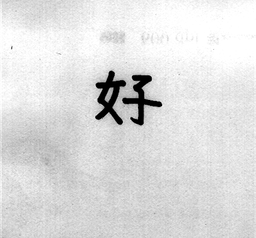
#> input picture EE6222/assignment1/option1/code/img6.bmp, 256 x 238 px, shrunk from 469 x 436 before the run
$ python assignment1.py
#> lines starting #> are read from the running program, lines starting #| are printed output that depends on the picture; after the words box and inside, x2 and y2 are one past the last pixel; in counts of white or black regions, pixels touching at a corner belong together
import cv2
import numpy
import numpy as np
from skimage import morphology
import copy


#
# 2-step thining process
#
# define the neighbour of a pixel
#   P9 P2 P3
#   P8 P1 P4
#   P7 P6 P5
def find_neighbours(x, y, image):
    """
    Return 8-neighbours of point p1 of picture, in order
    """

    return [image[x - 1][y], image[x - 1][y + 1], image[x][y + 1], image[x + 1][y + 1],  # P2,P3,P4,P5
            image[x + 1][y], image[x + 1][y - 1], image[x][y - 1], image[x - 1][y - 1]]  # P6,P7,P8,P9


def freq(neighbours):
    """
    Return the frequency of 0-1 transitions
    """
    n = neighbours + neighbours[0:1]  # [P2, P3,... P9, P2]

    return sum((n1, n2) == (0, 1) for n1, n2 in zip(n, n[1:]))


def sum_neighbour(neighbours):
    """
    Return the sum of non-zero element in neighbour
    """
    count = 0
    for n in neighbours:
        if n == 1:
            count += 1
    return count


def thining(image):
    """
    repeat the 2-step thining until no element to remove
    """
    changing1 = changing2 = [(-1, -1)]  # initial statue
    while changing1 or changing2:
        # Step 1  flag the points to be remove
        changing1 = []
        for x in range(1, len(image) - 1):  # row
            for y in range(1, len(image[0]) - 1):  # col
                # Traverse the matric
                P2, P3, P4, P5, P6, P7, P8, P9 = n = find_neighbours(x, y, image)
                if (image[x][y] == 1 and  # (Condition 0 p1 == 1)
                        P4 & P6 & P8 == 0 and  # Condition 4
                        P2 & P4 & P6 == 0 and  # Condition 3
                        freq(n) == 1 and  # Condition 2
                        2 <= sum_neighbour(n) <= 6):  # Condition 1 non-zero>2&&non-zero<6
                    changing1.append((x, y))  # flag the remove_point
        # remove the flag point
        for x, y in changing1:
            image[x][y] = 0
        # Step 2  flag the points to be removed
        changing2 = []
        for x in range(1, len(image) - 1):
            for y in range(1, len(image[0]) - 1):
                P2, P3, P4, P5, P6, P7, P8, P9 = n = find_neighbours(x, y, image)
                if (image[x][y] == 1 and  # (Condition 0)
                        P2 & P6 & P8 == 0 and  # Condition 4
                        P2 & P4 & P8 == 0 and  # Condition 3
                        freq(n) == 1 and  # Condition 2
                        2 <= sum_neighbour(n) <= 6):  # Condition 1
                    changing2.append((x, y))
        # remove the point in step 2 until no point to be removed
        for x, y in changing2:
            image[x][y] = 0
        # repeat step1 and step2
        # print("c1: ", changing1)
        # print("c2", changing2)
    return image

def threshold(img,thres):
    for x in range(0, len(img)):
        for y in range(0, len(img[0])):
            if img[x][y] < thres:
                img[x][y]=0 #back
            else:
                img[x][y]=255  #white


def OTSU(gray):
    hist = cv2.calcHist([gray], [0], None, [256], [0, 256])  # 255*1的灰度直方图的数组
    gray_size = gray.size  # 图像像素数
    k = 0  # 初始化灰度阈值
    best_k = 0  # 最佳阈值
    best_M = 0  # 衡量阈值性

    p = []  # 灰度出现概率

    # for k in range(30,150):
    for i in range(len(hist)):
        p.insert(i, hist[i][0] / gray_size)  # 灰度集概率分布

    for k in range(30, 200):# k的可能范围
        u = 0  # 从1到k的累计出现概率的平均灰度级
        u_t = 0  # 从1到256的累计出现概率的平均灰度级
        σ2_0 = 0  # 类内方差
        σ2_1 = 0  # 类内方差
        σ2_t = 0  # 灰度级的总方差
        sum_0 = np.sum(hist[0:k + 1:], axis=0)

        sum_1 = np.sum(hist[k + 1:256:], axis=0)

        w_0 = np.sum(p[0:k + 1:])
        w_1 = np.sum(p[k + 1:256:])  # 各类的概率

        for i in range(k + 1):
            u = i * p[i] + u

        for i in range(len(hist)):
            u_t = i * p[i] + u_t

        u0 = u / w_0
        u1 = (u_t - u) / w_1  # 各类的平均灰度级

        for i in range(k + 1):
            σ2_0 = (p[i] / w_0) * np.square(i - u0) + σ2_0
        for i in range(k + 1, 256):
            σ2_1 = (p[i] / w_1) * np.square(i - u1) + σ2_1  # 两类的类内方差
        for i in range(256):
            σ2_t = p[i] * np.square(i - u_t) + σ2_t  # 总方差

        σ2_w = w_0 * σ2_0 + w_1 * σ2_1  # 类内方差
        σ2_b = w_0 * w_1 * np.square(u1 - u0)  # 类间方差

        M = σ2_b / σ2_t  # 衡量阈值k的好坏
        if M > best_M:
            best_M = M;
            best_k = k;
    return best_M, best_k


def mat_sum(x,y,img):

    num= img[x][y]
    #find_mat=[img[x-1][y-1],img[x-1][y],img[x-1][y+1],img[x][y-1],img[x][y+1],img[x+1][y-1],img[x+1][y],img[x+1][y+1]]
    find_mat = [ img[x - 1][y], img[x][y - 1], img[x][y + 1],
                img[x + 1][y]]
    if max(find_mat) <=img[x][y]:
        count =1
    else:
        count =0
    #count=np.count_nonzero(find_mat == num)

    return count
def medial_axis(image):
    distance_img=copy.deepcopy(image).astype(float)  #distance image
    transform_img = copy.deepcopy(image) #image after transform
    a=np.argwhere(image == 0) # boundary
    b=np.argwhere(image == 1)  # object
    '''
    DT
    '''
    for p in b:
        x=p[0]
        y=p[1]
        #dis_x =np.sqrt(np.sum(np.asarray(a- p) ** 2, axis=1))  #  nearest boudary
        dis_x = np.sqrt(np.sum(np.asarray(a[np.where(a[:,0] == x)] - p) ** 2, axis=1))  # nearest boudary
        dis_y = np.sqrt(np.sum(np.asarray(a[np.where(a[:,1] == y)] - p) ** 2, axis=1))
        if dis_x.size == 0 and dis_y.size == 0:
        #    transform_img[x][y] = 1
            continue
        elif dis_x.size ==0:
        #    transform_img[x][y] = 1
            nearset_nei =np.min(dis_y)
        elif dis_y.size == 0:
            nearset_nei = np.min(dis_x)
        else:
            nearset_nei=min(np.min(dis_x),np.min(dis_y))
        distance_img[x][y] = nearset_nei  #dis
    '''
        mat
    '''
    for p in b:
        x = p[0]
        y = p[1]
        dis = np.sqrt(np.sum(np.asarray(a - p) ** 2, axis=1))  # nearest boudary
        nearst_counts = np.sum(dis == distance_img[x][y])
        # nearst_counts +=np.sum(dis_y == nearset_nei)
        if nearst_counts > 1 or mat_sum(x,y,distance_img) == 1:
            transform_img[x][y] = 1
        else:
           # if mat_sum(x, y, distance_img) > 2:
           #     transform_img[x][y] = 1
           # else:
                transform_img[x][y] = 0

    return   transform_img.astype(int), distance_img


if __name__ == '__main__':

    #test_arry=np.array([[0,0,0,0,0,0,0,0,0,0,0,0,0,0,0,0,0],[0,1,1,1,1,1,1,1,1,1,1,1,1,1,1,1,0],[0,1,1,1,1,1,1,1,1,1,1,1,1,1,1,1,0],[0,1,1,1,1,1,1,1,1,1,1,1,1,1,1,1,0],[0,1,1,1,1,1,1,1,1,1,1,1,1,1,1,1,0],[0,1,1,1,1,1,1,1,1,1,1,1,1,1,1,1,0],[0,1,1,1,1,1,1,1,1,1,1,1,1,1,1,1,0],[0,0,0,0,0,0,0,0,0,0,0,0,0,0,0,0,0]])
    test_arry = np.array(
        [[0, 0, 0, 0, 0, 0, 0, 0, 0, 0],
         [0, 1, 1, 1, 1, 1, 1, 1, 1, 0], [0, 1, 1, 1, 1, 1, 1, 1, 1, 0],
         [0, 1, 1, 1, 1, 1, 1, 1, 1, 0], [0, 1, 1, 1, 1, 1, 1, 1,  1, 0],
         [0, 1, 1, 1, 1, 1, 1, 1, 1, 0], [0, 0, 0, 0, 0, 0, 0, 0, 0, 0]])

    mat_img, distance = morphology.medial_axis(test_arry, return_distance=True)
    test_img, test_dis_img = medial_axis(test_arry)

    '''
    adaptive threshold to convert the image
    '''
    input_img = cv2.imread("./img6.bmp", 0)  # read the orgin image in grey
#> input_img is the input picture: shape (238, 256); min 0, max 255, mean 221.4
    _,thres=OTSU(input_img)
#> in OTSU, `hist = cv2.calcHist([gray], [0], None, [256], [0, 256])`: hist = 256 values, max 3326 at index 255, min 0 at index 24, mean 238
#> after the loop in OTSU, `for i in range(len(hist)):`: p = 256 values, max 0.0546 at index 255, min 0 at index 24, mean 0.00391
#> the loop in OTSU, `for k in range(30, 200):# k的可能范围` made 170 passes
#> (sum_0, sum_1, w_0, w_1, u0, u1, σ2_w, σ2_b) on passes 1 to 11: ([1125], [59803], 0.0185, 0.982, 2.2, 225.6, 409.7, 904.2), ([1130], [59798], 0.0185, 0.981, 2.32, 225.6, 406.7, 907.2), ([1136], [59792], 0.0186, 0.981, 2.48, 225.6, 403.1, 910.8), ([1138], [59790], 0.0187, 0.981, 2.53, 225.6, 401.9, 912), ([1141], [59787], 0.0187, 0.981, 2.62, 225.6, 400.2, 913.8), ([1146], [59782], 0.0188, 0.981, 2.76, 225.6, 397.3, 916.7), ([1151], [59777], 0.0189, 0.981, 2.9, 225.6, 394.4, 919.5), ([1159], [59769], 0.019, 0.981, 3.14, 225.7, 389.9, 924.1), ([1161], [59767], 0.0191, 0.981, 3.2, 225.7, 388.8, 925.2), ([1166], [59762], 0.0191, 0.981, 3.35, 225.7, 386, 927.9), ([1175], [59753], 0.0193, 0.981, 3.63, 225.7, 381.1, 932.8)
#> (w_0, w_1, u0, u1, σ2_w, σ2_b, M, best_M) on passes 61 to 66: (0.0216, 0.978, 9.99, 226.1, 328.5, 985.4, 0.75, 0.75), (0.0216, 0.978, 10.05, 226.1, 328.3, 985.6, 0.75, 0.75), (0.0216, 0.978, 10.12, 226.1, 328.1, 985.8, 0.75, 0.75), (0.0216, 0.978, 10.18, 226.1, 328, 986, 0.75, 0.75), (0.0217, 0.978, 10.37, 226.1, 327.4, 986.5, 0.751, 0.751), (0.0217, 0.978, 10.56, 226.1, 326.9, 987, 0.751, 0.751)
    #maximum_pixel = np.max(input_img)
    #minimum_pixel = np.min(input_img)
    #thres = minimum_pixel + (maximum_pixel - minimum_pixel) / 2  # adaptive threshold
    thres_img = copy.deepcopy(input_img)
    threshold(thres_img,thres)
#> after the loop in threshold, `for x in range(0, len(img)):`:
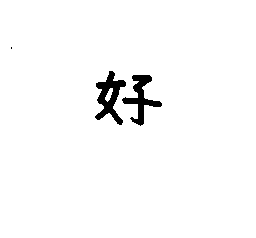
#> img: shape (238, 256); 97.7% white; 3 black regions (1 under 20 px), largest, box (x1, y1, x2, y2) and area: (95, 71, 126, 125) 729, (122, 75, 162, 126) 651

    '''
        retain the image after threshold as background
        boundary is black 0
        poit is white 255
    '''
    background = copy.deepcopy(thres_img)
    background[background == 0] = 1
    background[background == 255] = 0
    background[background == 1] = 255
    '''
        ret, img2 = cv2.threshold(img1, thres, maximum_pixel,cv2.THRESH_BINARY)  # set threshold and change to 0-1 image; threshold(src, thresh, maxval, type, dst=None)

        process 2-step thinning
    '''
    thinning_img = copy.deepcopy(thres_img)
    mat_img = copy.deepcopy(thres_img)
    # 2-step thinning
    thinning_img[thinning_img == 0]= int(1) # point
    thinning_img[thinning_img == 255] = int(0) # boundary
    thining(thinning_img)
#> after the loop in thining, `while changing1 or changing2:`:
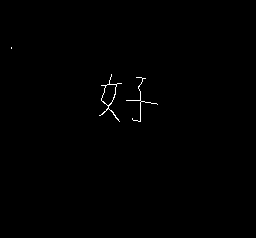
#> image: shape (238, 256); values 0 (black) and 1 (white), 0.35% white in thin lines or dots, all inside (x1, y1, x2, y2) = (11, 47, 158, 122)
    thinning_img[thinning_img == 0] = 255  # boundary change to white
    thinning_img[thinning_img == 1] = 0  # point chage to black

    '''
        process mat thinning
    '''
    mat_img[mat_img == 0] = int(1)  # point
    mat_img[mat_img == 255] = int(0)  # boundary
    my_mat_img = copy.deepcopy(mat_img)
    '''
        official mat
    '''
    mat_img, distance = morphology.medial_axis(mat_img, return_distance=True)
#> mat_img: shape (238, 256) bool; 0.35% white in thin lines or dots, all inside (x1, y1, x2, y2) = (11, 47, 160, 126)
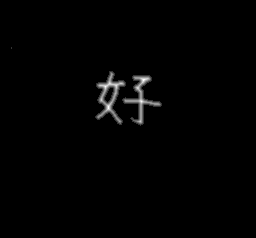
#> distance: shape (238, 256) float64; min 0, max 5, mean 0.0479; drawn with min black and max white
    mat_img = distance * mat_img
    mat_img = mat_img.astype(np.uint8) * 255
    mat_img[mat_img > 0] = 1
    mat_img[mat_img == 0] = 255
    mat_img[mat_img == 1] = 0
    '''
        my mat function
    '''
    transform_img,distance_img = medial_axis(my_mat_img)
#> the loop in medial_axis (call 2), `for p in b:` made 1382 passes
#> p on passes 1 to 3: [47, 11], [48, 11], [71, 109]
#> after the loop in medial_axis (call 2), `for p in b:`:
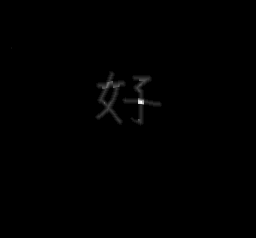
#> distance_img: shape (238, 256) float64; min 0, max 19, mean 0.0616; drawn with min black and max white
#> after the loop in medial_axis (call 2), `for p in b:`:
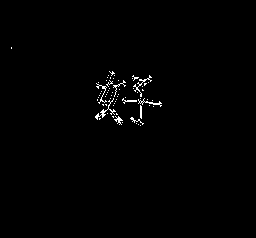
#> transform_img: shape (238, 256); values 0 (black) and 1 (white), 0.84% white in thin lines or dots, all inside (x1, y1, x2, y2) = (11, 47, 162, 126)
    transform_img=transform_img.astype(np.uint8)
    transform_img[transform_img == 0] = 255 # boundary
    transform_img[transform_img == 1] = 0   # point


    #
    # show the image
    #
    after_thining = thinning_img & background  # 255 white 0 black
#> after_thining: shape (238, 256); 1.9% white; 2 white regions, box (x1, y1, x2, y2) and area: (95, 71, 126, 125) 611, (122, 75, 162, 126) 558
    official_after_mat = mat_img & background
#> official_after_mat: shape (238, 256); 1.9% white in thin lines or dots, all inside (x1, y1, x2, y2) = (95, 71, 162, 125)
    my_after_mat= transform_img & background
#> my_after_mat: shape (238, 256); 1.4% white in thin lines or dots, all inside (x1, y1, x2, y2) = (96, 71, 162, 125)
    imags = np.hstack([input_img, thres_img])
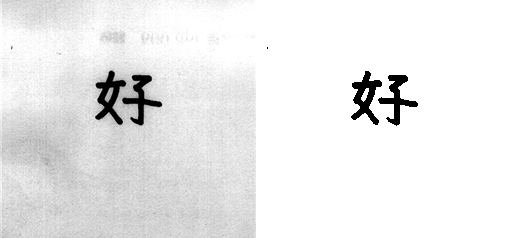
#> imags: shape (238, 512); min 0, max 255, mean 235.3
    thin = np.hstack([thres_img,thinning_img,after_thining])
#> thin: shape (238, 768); 66.4% white; 9 black regions (2 under 20 px), largest, box (x1, y1, x2, y2) and area: (512, 0, 768, 238) 59581, (95, 71, 126, 125) 729, (122, 75, 162, 126) 651
    o_mat = np.hstack([thres_img,mat_img,official_after_mat])
#> o_mat: shape (238, 768); 66.4% white; 8 black regions (2 under 20 px), largest, box (x1, y1, x2, y2) and area: (512, 0, 768, 238) 59702, (95, 71, 126, 125) 729, (122, 75, 162, 126) 651, (352, 71, 379, 125) 110, (381, 78, 416, 126) 104, (617, 88, 625, 102) 60
    my_mat = np.hstack([thres_img, transform_img, my_after_mat])
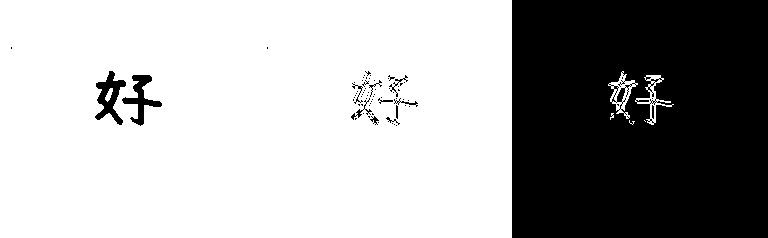
#> my_mat: shape (238, 768); 66.1% white; 72 black regions (59 under 20 px), largest, box (x1, y1, x2, y2) and area: (512, 0, 768, 238) 60028, (95, 71, 126, 125) 729, (122, 75, 162, 126) 651
    cv2.namedWindow("threshod_image")
    cv2.namedWindow("thinning_image")
    cv2.namedWindow("o_mat_image")
    cv2.namedWindow("my_image")
    cv2.imshow("image", imags)
    cv2.imshow("thinning_image", thin)
    cv2.imshow("o_mat_image", o_mat)
    cv2.imshow("my_image", my_mat)

    cv2.waitKey(0)

$ run again, with EE6222/assignment1/option1/code/img1.bmp copied over EE6222/assignment1/option1/code/img6.bmp
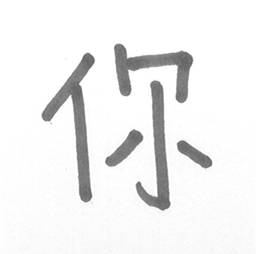
#> input picture EE6222/assignment1/option1/code/img1.bmp, 256 x 254 px, shrunk from 339 x 336 before the run
#> input_img is the input picture: shape (254, 256); min 95, max 255, mean 239.5
#> hist = 256 values, max 30656 at index 255, min 0 at index 0, mean 254
#> after the loop in OTSU, `for i in range(len(hist)):`: p = 256 values, max 0.471 at index 255, min 0 at index 0, mean 0.00391
#> the loop in OTSU, `for k in range(30, 200):# k的可能范围` made 170 passes
#> (w_0, w_1, u0, u1, σ2_w, σ2_b, M, best_M) on passes 66 to 72: (1.54e-05, 1, 95, 239.5, 1584.1, 0.321, 0.000203, 0.000203), (4.61e-05, 1, 95.67, 239.5, 1583.4, 0.955, 0.000602, 0.000602), (7.69e-05, 1, 96.2, 239.5, 1582.8, 1.58, 0.000997, 0.000997), (0.000138, 1, 97, 239.5, 1581.6, 2.81, 0.00177, 0.00177), (0.000231, 1, 97.8, 239.5, 1579.8, 4.63, 0.00292, 0.00292), (0.000384, 1, 98.68, 239.6, 1576.8, 7.63, 0.00481, 0.00481), (0.000569, 0.999, 99.43, 239.6, 1573.2, 11.17, 0.00705, 0.00705)
#> the loop in medial_axis (call 2), `for p in b:` made 6815 passes
#> p on passes 1 to 3: [44, 116], [44, 117], [44, 118]
#> after the loop in medial_axis (call 2), `for p in b:`:
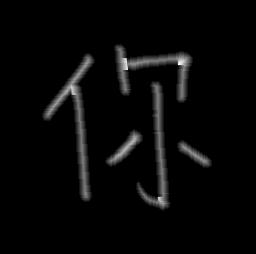
#> distance_img: shape (254, 256) float64; min 0, max 13, mean 0.392; drawn with min black and max white
#> after_thining: shape (254, 256); 9.7% white; 5 white regions, box (x1, y1, x2, y2) and area: (42, 53, 95, 202) 2040, (114, 44, 193, 103) 1710, (136, 81, 171, 211) 1577, (105, 129, 143, 167) 551, (177, 140, 212, 168) 414
#> official_after_mat: shape (254, 256); 9.6% white; 5 white regions, box (x1, y1, x2, y2) and area: (42, 53, 95, 202) 2042, (114, 44, 193, 103) 1702, (136, 81, 170, 211) 1565, (105, 129, 143, 167) 548, (177, 140, 212, 168) 417
#> my_after_mat: shape (254, 256); 7.4% white; 5 white regions, box (x1, y1, x2, y2) and area: (42, 53, 95, 202) 1590, (114, 44, 193, 103) 1388, (136, 81, 170, 210) 1325, (105, 130, 143, 166) 277, (177, 140, 212, 168) 250
#> thin: shape (254, 768); 66.1% white; 16 black regions, largest, box (x1, y1, x2, y2) and area: (512, 0, 768, 254) 58209, (42, 53, 95, 202) 2219, (114, 44, 193, 103) 1846
#> o_mat: shape (254, 768); 66.1% white; 12 black regions, largest, box (x1, y1, x2, y2) and area: (512, 0, 768, 254) 58725, (42, 53, 95, 202) 2219, (114, 44, 193, 103) 1846
#> `my_mat = np.hstack([thres_img, transform_img, my_after_mat])`:
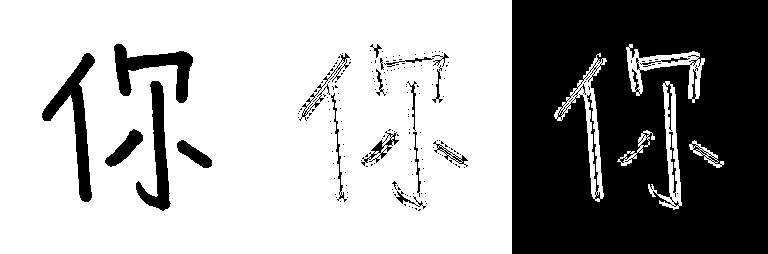
#> my_mat: shape (254, 768); 64.6% white; 188 black regions (167 under 20 px), largest, box (x1, y1, x2, y2) and area: (512, 0, 768, 254) 59943, (42, 53, 95, 202) 2219, (114, 44, 193, 103) 1846
